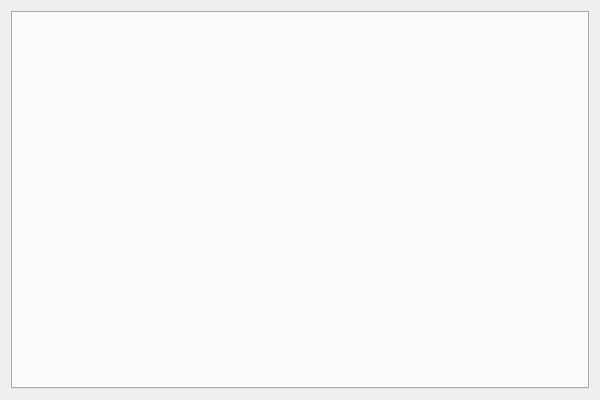
<?xml version="1.0" encoding="UTF-8"?>
<ui version="4.0">
 <class>ProcessorViewClass</class>
 <widget class="QWidget" name="ProcessorViewClass">
  <property name="geometry">
   <rect>
    <x>0</x>
    <y>0</y>
    <width>600</width>
    <height>400</height>
   </rect>
  </property>
  <property name="windowTitle">
   <string>ProcessorView</string>
  </property>
  <layout class="QVBoxLayout" name="verticalLayout">
   <item>
    <widget class="QTabWidget" name="tabWidget">
     <property name="currentIndex">
      <number>-1</number>
     </property>
     <property name="tabsClosable">
      <bool>true</bool>
     </property>
     <property name="movable">
      <bool>true</bool>
     </property>
     <property name="tabBarAutoHide">
      <bool>true</bool>
     </property>
    </widget>
   </item>
  </layout>
 </widget>
 <layoutdefault spacing="6" margin="11"/>
 <resources/>
 <connections/>
</ui>
